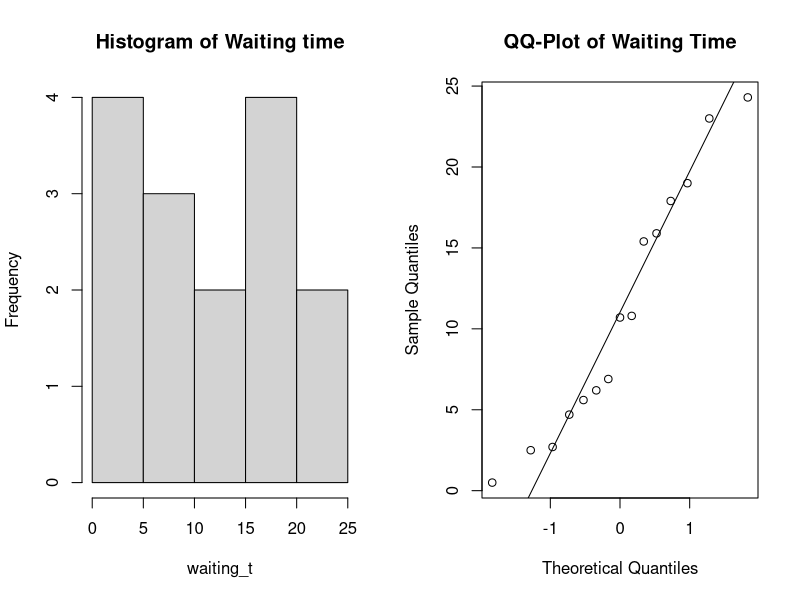
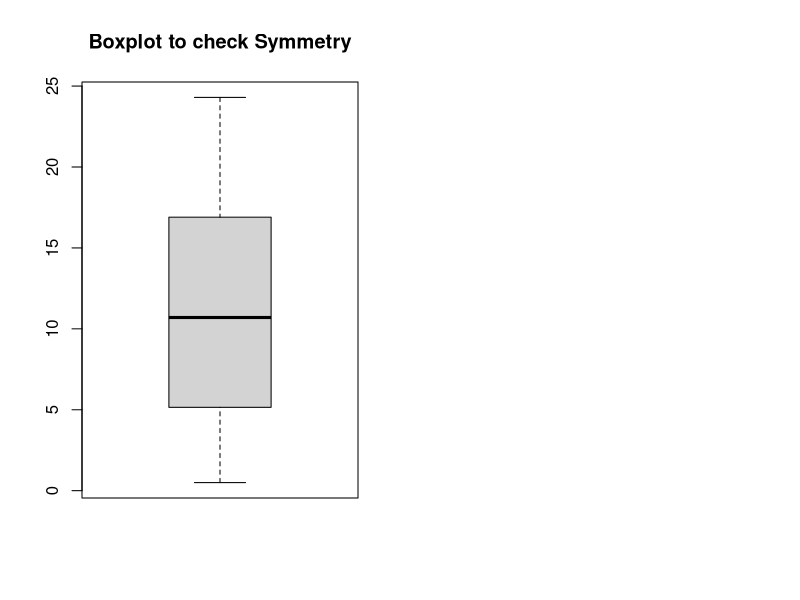
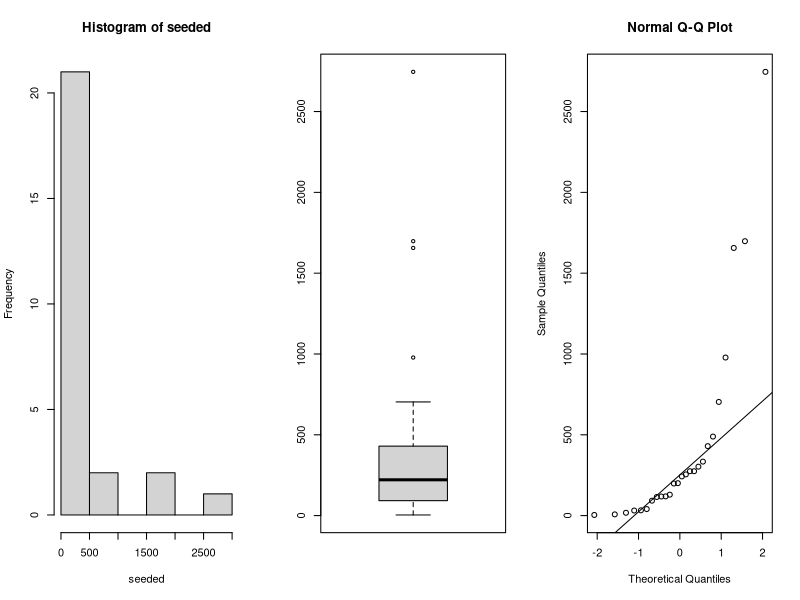
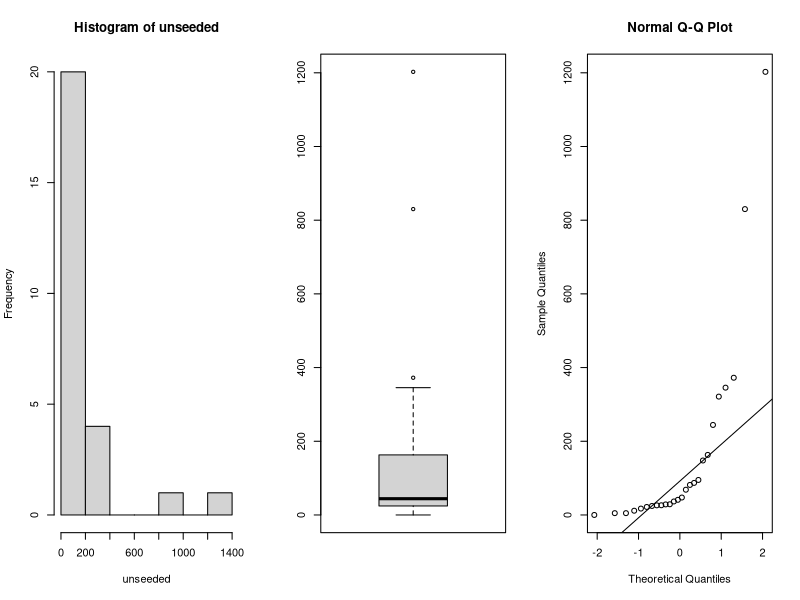
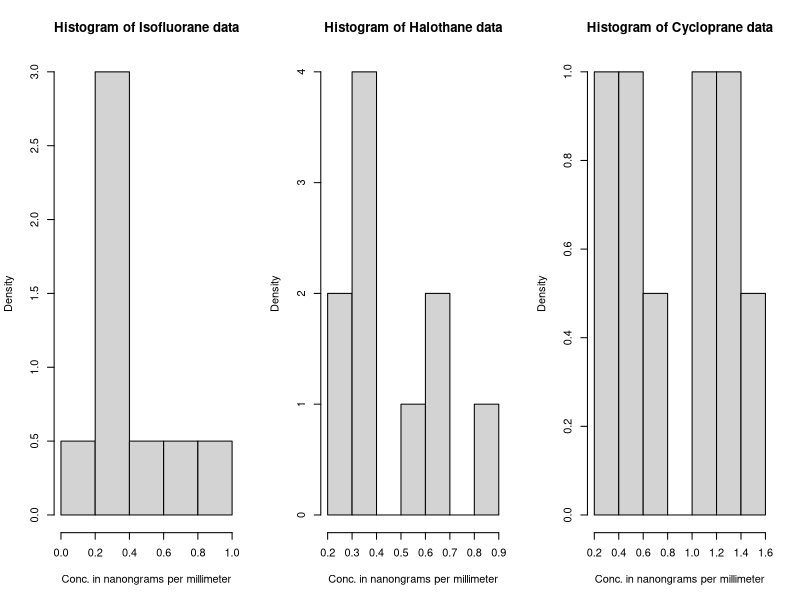
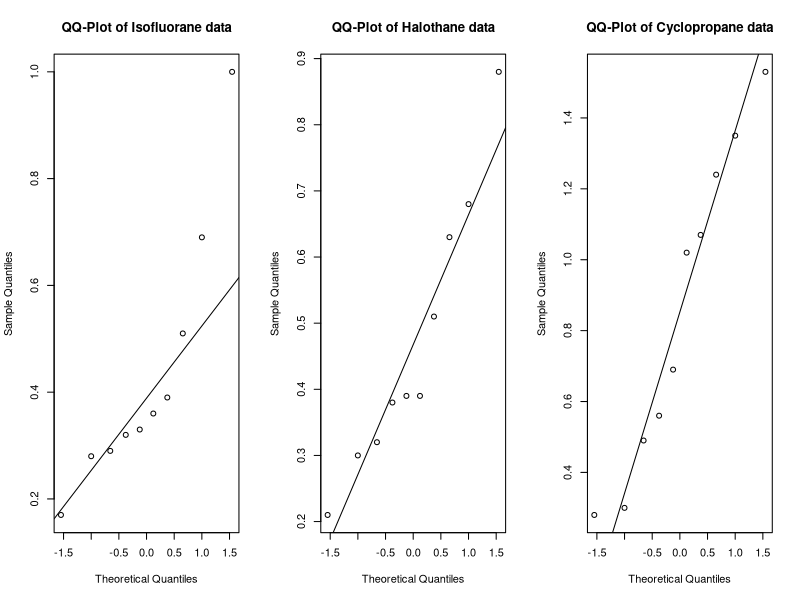
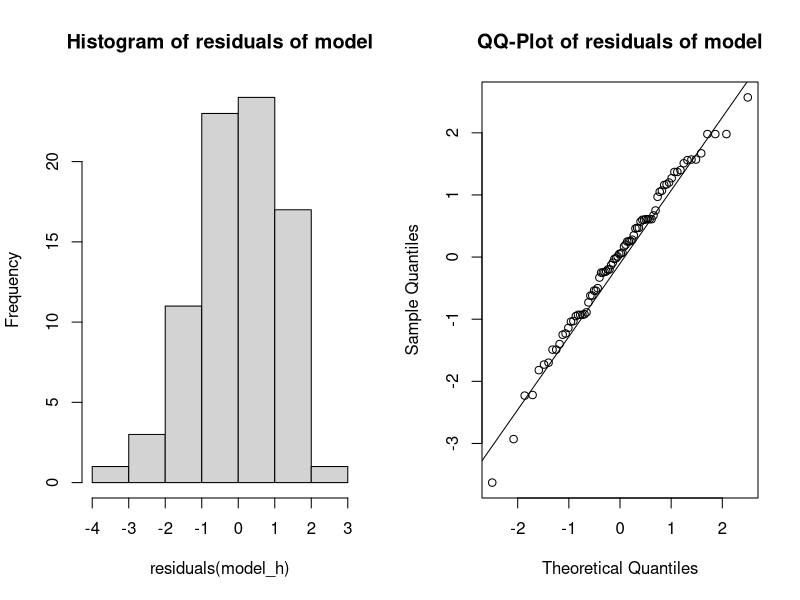
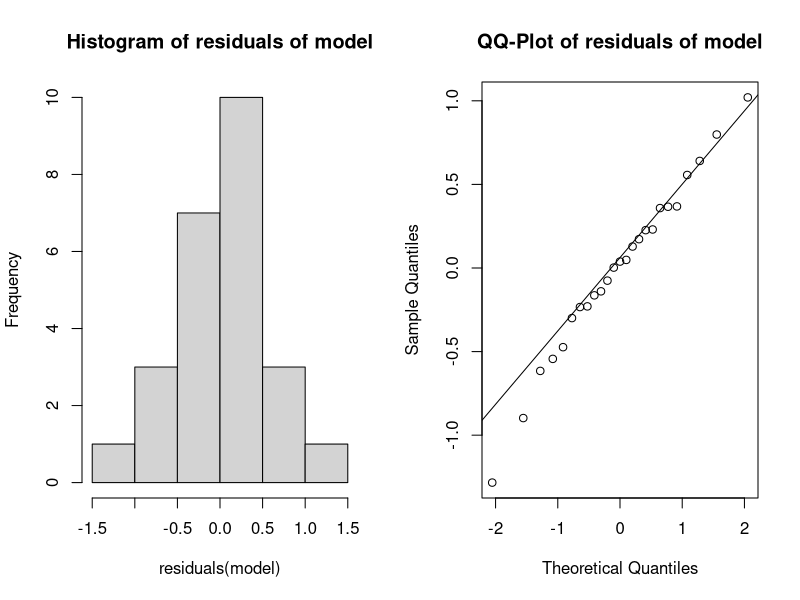

R code for these plots, in order:
## ---- chunk 1
knitr::opts_chunk$set(echo = TRUE)
## ---- chunk 2
waiting_t <- c(15.4, 17.9, 19.0, 0.5, 15.9, 2.7, 6.2, 2.5, 4.7, 6.9, 10.8, 24.3, 5.6, 23.0, 10.7)
mu_t = mean(waiting_t)
format(round(mu_t, 3), nsmall = 3) #rounding off to 3 decimals places 
## ---- chunk 3
par(mfrow=c(1,2))
hist(waiting_t, main='Histogram of Waiting time')
qqnorm(waiting_t, main='QQ-Plot of Waiting Time')
qqline(waiting_t)
## ---- chunk 4
options(digits=5)
shapiro.test(waiting_t)
## ---- chunk 5
#97% CI means an alpha of 0.03
z <- qnorm(0.985) #get z(alpha/2)
me_t <- z*((sd(waiting_t))/sqrt(15))
Lb <- round((mu_t - me_t), 3)
Ub <- round((mu_t + me_t), 3)
sprintf("%f is Lower Bound", Lb)
sprintf("%f is Upper Bound",Ub)
## ---- chunk 6
#97% CI means an alpha of 0.03
z <- qnorm(0.985) #get z(alpha/2)
sd_t <- (sd(waiting_t))
E = 2
sample_size <- round((z^2 * sd_t^2/E^2), 3)
sprintf("%f is minimum sample size",sample_size)
## ---- chunk 7
B=1000
Tstar = numeric(B)
for(i in 1:B){
  Xstar=sample(waiting_t, replace=TRUE)
  Tstar[i]=mean(Xstar)}
Tstar15=quantile(Tstar, 0.015)
Tstar985=quantile(Tstar, 0.985)
sum(Tstar<Tstar15)
round(c(2*mu_t-Tstar985, 2*mu_t-Tstar15), 3)
## ---- chunk 8
t.test(waiting_t, mu =15, alternative="less")
## ---- chunk 9
above_m <- sum(waiting_t<15)
binom.test(above_m, length(waiting_t), p=0.5, alternative = "less")
## ---- chunk 10
boxplot(waiting_t, main='Boxplot to check Symmetry')
## ---- chunk 11
sd = sd(waiting_t)
B=1000; n= 50
psign= numeric(B)
pttest = numeric(B)
for(i in 1:B) {
  x=rnorm(n,mean=13, sd = sd) ## generate data under H1 with mu=13
  pttest[i]=t.test(x, mu =15, alternative="less")[[3]] ## extract p-value
  above_m <- sum(x<15)
  psign[i]=binom.test(above_m, n, p=0.5, alternative = "less")[[3]]}
sum(psign<0.05)/B
sum(pttest<0.05)/B
B=1000; n= 50
psign2= numeric(B)
pttest2 = numeric(B)
for(i in 1:B) {
  x=rnorm(n,mean=14,sd= sd) ## generate data under H1 with mu=14
  above_m <- sum(x<15)
  pttest2[i]=t.test(x, mu =15, alternative="less")[[3]] ## extract p-value
  psign2[i]=binom.test(above_m, n, p=0.5, alternative = "less")[[3]]
  
  }
sum(psign2<0.05)/B
sum(pttest2<0.05)/B
## ---- chunk 12
n = length(waiting_t) #sample size
p_hat_r = 0.53 #right end of CI
point_est = (sum(waiting_t>15.5))/n #probability that people have to wait longer than 15.5 minutes
SE= sqrt(point_est*(1-point_est)/n) #Calculating standard error of proportions

#point estimate + m = 0.53
#m = 0.53 - point estimate
m = p_hat_r - point_est
p_hat_l = point_est - m 
CI_p = c(p_hat_l, p_hat_r)
print(CI_p)
#calculate confidence level
#m = z * SE
#confidence level can be calculated using z
#z = m/SE
z = m/SE
CL = pnorm(z)-(1-pnorm(z)) #calculating 2 sided confidence level
CL
## ---- chunk 13
prop.test(x=c(3, 2), n = c(7, 8))
## ---- chunk 14
#check for normality, which they are not as seen in the following tests
clouds=read.table(file="clouds.txt",header=TRUE)
seeded = clouds[,1]
unseeded = clouds [,2]
par(mfrow=c(1,3))
hist(seeded)
boxplot(seeded)
qqnorm(seeded)
qqline(seeded)
shapiro.test(seeded) # extra test

hist(unseeded)
boxplot(unseeded)
qqnorm(unseeded)
qqline(unseeded)
shapiro.test(unseeded) #extra test
t.test(seeded, unseeded)
wilcox.test(seeded,unseeded)
ks.test(seeded,unseeded)
## ---- chunk 15
t.test(sqrt(seeded), sqrt(unseeded))
wilcox.test(sqrt(seeded),sqrt(unseeded))
ks.test(sqrt(seeded),sqrt(unseeded))
## ---- chunk 16
lambda = 1 / mean(seeded)
T1 = median(seeded)
z_a = qnorm(.975)
ci_r =mean(seeded)+z_a*(sd(seeded)/sqrt(26))
ci_l =mean(seeded)-z_a*(sd(seeded)/sqrt(26))
B=1000
Tstar=numeric(B)
for(i in 1:B) {
     Xstar=rexp(seeded,lambda)
     Tstar[i]=median(Xstar) }
pl=sum(Tstar<T1)/B; pr=sum(Tstar>T1)/B; p=2*min(pl,pr)
pl;pr;p

ks.test(seeded, pexp(26, lambda))

## ---- chunk 17
sum(seeded<300) 
binom.test(17,26,p=0.5) #H0 is therefore not rejected, which means that at the median  precipitation for seeded clouds is less than 300 is indeed at the given median.  


#there are different way to check this whereas the first method is:
quantile(seeded)

#the binomial method could also be used: 
binom.test(17,26,p=0.25, alternative = "l")
#just as the propportion test
prop.test(17,26,p=0.25, alt="l")
## ---- chunk 18
dogs_data = read.table("dogs.txt",header=TRUE)
Isofluorane = dogs_data$isofluorane
Halothane = dogs_data$halothane
Cyclopropane = dogs_data$cyclopropane

## ---- chunk 19
par(mfrow=c(1,3))
hist(Isofluorane,main="Histogram of Isofluorane data",probability = TRUE,xlab="Conc. in nanongrams per millimeter")
hist(Halothane,main="Histogram of Halothane data", probability = TRUE, xlab="Conc. in nanongrams per millimeter")
#par(mfrow=c(1,1))
hist(Cyclopropane,main="Histogram of Cycloprane data", probability = TRUE, xlab="Conc. in nanongrams per millimeter")
## ---- chunk 20
par(mfrow=c(1,3))
qqnorm(Isofluorane,main="QQ-Plot of Isofluorane data")
qqline(Isofluorane)
qqnorm(Halothane,main="QQ-Plot of Halothane data")
qqline(Halothane)
qqnorm(Cyclopropane,main="QQ-Plot of Cyclopropane data")
qqline(Cyclopropane)
## ---- chunk 21
print(shapiro.test(Isofluorane))
print(shapiro.test(Halothane))
print(shapiro.test(Cyclopropane))
## ---- chunk 22

print(cor.test(Isofluorane,Halothane,method=c("spearman")))
## ---- chunk 23
print(ks.test(Isofluorane,Halothane))
## ---- chunk 24
print(paste("Length of datasamples : ",length(Isofluorane),length(Halothane),length(Cyclopropane)))
## ---- chunk 25
#Creating DataFrame

df = data.frame(Concentration=as.vector(as.matrix(dogs_data)),An_Type=factor(rep(1:3,each=10)))

#Creating Linear Model
mod_1 = lm(Concentration ~ An_Type, data=df)

#Performing ANOVA Test
anova(mod_1)

#Printing output parameters of our Linear Model
summary(mod_1)
## ---- chunk 26
confint(mod_1)
## ---- chunk 27
Concentration = df$Concentration
Anesthesia_Type = df$An_Type
kruskal.test(Concentration ~ Anesthesia_Type, data = df)
## ---- chunk 28
data_h = read.table(file="hemoglobin.txt",header=TRUE)
data_h$rate = as.factor(data_h$rate)
data_h$method = as.factor(data_h$method)
data_h$hemoglobin = as.numeric(as.character(data_h$hemoglobin))
df = data.frame(data_h)
#df
## ---- chunk 29
I=4 #4 levels of rate
J=2 #2 levels of method
N=10 #80 observations/fishes
rbind(rep(1:I,each=N*J),rep(1:J,N*I),sample(1:(N*I*J)))
## ---- chunk 30
model_h = lm(hemoglobin ~ rate*method, data=df)
#Visualizations on normality
par(mfrow=c(1,2))
hist(residuals(model_h), main='Histogram of residuals of model') 
qqnorm(residuals(model_h), main='QQ-Plot of residuals of model')
qqline(residuals(model_h))
#test on normality 
shapiro.test(residuals(model_h)) 
## ---- chunk 31
#Performing Anova Test
anova(model_h)
summary(model_h)
## ---- chunk 32
model_new = lm(hemoglobin ~ rate+method, data=df)
anova(model_new)
summary(model_new)
#df
## ---- chunk 33
methA = df[which(df$method == 'A'),]
methB = df[which(df$method == 'B'),]
rate_mA <- with(methA, tapply(hemoglobin, rate, mean))
rate_mB <- with(methB, tapply(hemoglobin, rate, mean))
rate_mA; rate_mB
## ---- chunk 34
meth_a3 = df[which(df$method == 'A' & df$rate == 3),] #filter dataframe where rate=3 and method=A
hemo = meth_a3[,1] #select hemoglobin column
mean(hemo)
## ---- chunk 35
rate_m <- with(df, tapply(hemoglobin, rate, mean))
rate_m
## ---- chunk 36
model_1 = lm(hemoglobin ~ rate, data=df)
anova(model_1)
summary(model_1)
## ---- chunk 37
data = read.table(file="cream.txt",header=TRUE)
data$batch = as.factor(data$batch)
data$position = as.factor(data$position)
data$starter = as.factor(data$starter)
data$acidity = as.numeric(as.character(data$acidity))
df = data.frame(data)
model  <- lm(acidity ~ batch+position+starter, data = df)
#Visualizations on normality
par(mfrow=c(1,2))
hist(residuals(model), main='Histogram of residuals of model') 
qqnorm(residuals(model), main='QQ-Plot of residuals of model')
qqline(residuals(model))
#test on normality 
shapiro.test(residuals(model)) 
#Performing Anova Test
anova(model)
summary(model)
## ---- chunk 38
model  <- lm(acidity ~ batch+starter, data = df)
#Performing Anova Test
anova(model)
summary(model)
## ---- chunk 39
model_new  = lme4::lmer(acidity ~ starter+(1|batch) , data = df, REML=FALSE)
model  <- lm(acidity ~ batch+starter, data = df)
#Performing Anova Test
anova(model_new)
summary(model_new)
